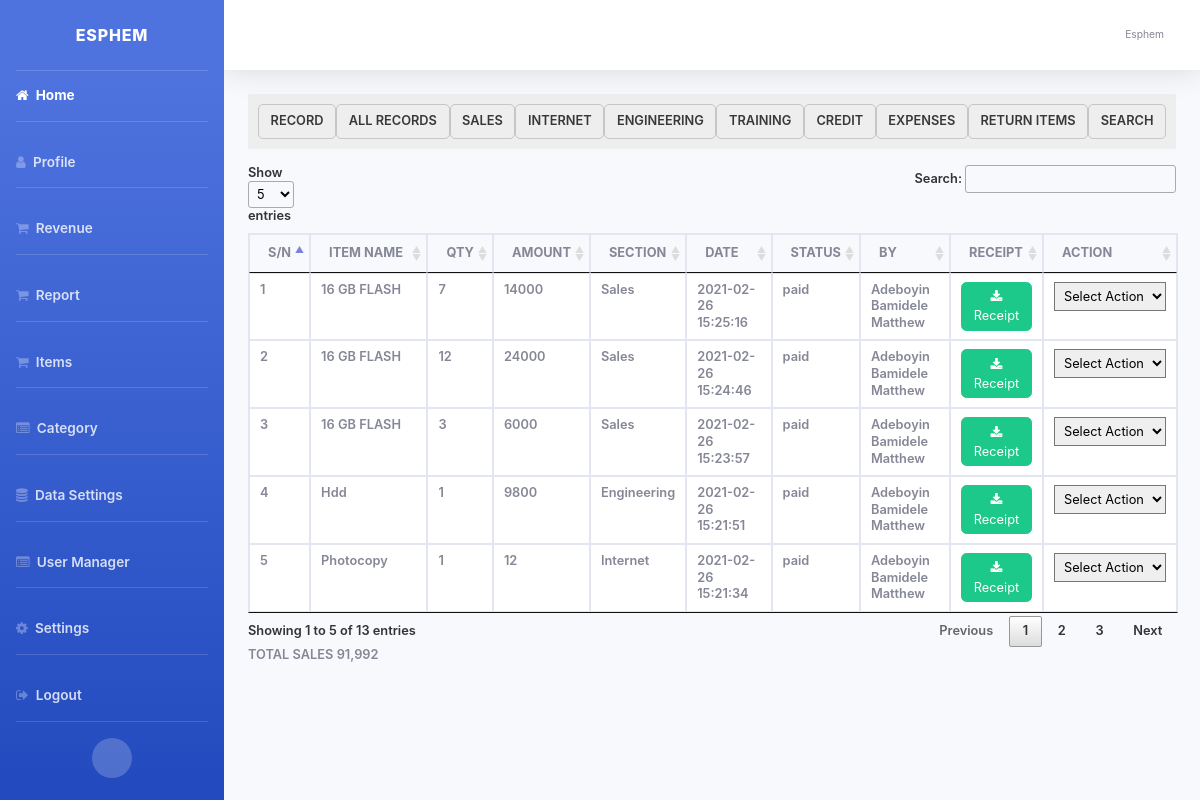
Screenshot of /dashboard/?p=revenue (signed in) with the database file from the repository.
### tables this page shows
CREATE TABLE `revenue` (
  `id` int(11) NOT NULL,
  `branch_id` int(11) NOT NULL,
  `user_id` int(11) NOT NULL,
  `item_id` int(11) NOT NULL,
  `item_name` varchar(255) NOT NULL,
  `selling_price` int(11) NOT NULL,
  `qty` int(11) NOT NULL,
  `amount` int(11) NOT NULL,
  `section` varchar(255) NOT NULL,
  `payment_type` varchar(255) NOT NULL,
  `status` varchar(11) NOT NULL DEFAULT 'paid',
  `date` timestamp NOT NULL DEFAULT current_timestamp() ON UPDATE current_timestamp(),
  `comment` text DEFAULT NULL
);

CREATE TABLE `items` (
  `id` int(11) NOT NULL,
  `category_id` int(11) NOT NULL,
  `sub_category_id` int(11) NOT NULL,
  `name` varchar(255) NOT NULL,
  `qty` int(11) NOT NULL,
  `cost_price` int(11) NOT NULL,
  `selling_price` int(11) NOT NULL,
  `image` text NOT NULL,
  `user_id` int(11) NOT NULL,
  `status` varchar(50) NOT NULL DEFAULT 'active',
  `date` timestamp NOT NULL DEFAULT current_timestamp() ON UPDATE current_timestamp()
);

CREATE TABLE `users` (
  `id` int(11) NOT NULL,
  `username` varchar(50) NOT NULL,
  `fullname` varchar(50) NOT NULL,
  `email` varchar(100) NOT NULL,
  `phone` varchar(50) NOT NULL,
  `branch_id` int(11) NOT NULL,
  `gender` varchar(50) NOT NULL,
  `password` text NOT NULL,
  `type` varchar(50) NOT NULL,
  `verification_code` text NOT NULL,
  `status` varchar(50) NOT NULL,
  `date` timestamp NOT NULL DEFAULT current_timestamp()
);

### dashboard/control/revenue.php (the view, shortened to what this page needs)
<?php
    $userid = $_SESSION['eId'];
?>
<div class="item" id="item">
    <div class="item-link-container" id="item-link-container">
        <div>
            <a href="?p=revenue" class="item-link" id="todaysales">RECORD</a>
        </div>
        <div>
            <a class="item-link" name="p-link" id="all-records">ALL RECORDS</a>
        </div>
        <div>
            <a class="item-link" name="p-link" id="sales">SALES</a>
        </div>
        <div>
            <a class="item-link" name="p-link" id="internet">INTERNET</a>
        </div>
        <div>
            <a class="item-link" name="p-link" id="engineering">ENGINEERING</a>
        </div>
        <div>
            <a class="item-link" name="p-link" id="training">TRAINING</a>
        </div>
        <div>
            <a class="item-link" name="p-link" id="credit">CREDIT</a>
        </div>
        <div>
            <a class="item-link" name="p-link" id="expenses">EXPENSES</a>
        </div>
        <div>
            <a class="item-link" name="p-link" id="return">RETURN ITEMS</a>
        </div>
        <div>
            <a class="item-link" name="p-link" id="search">SEARCH</a>
        </div>
    </div>
    <div class="show-item mt-3" id="show-item">
         <?php
            $bQuery = mysqli_query($conn, "SELECT * FROM users WHERE id=$userid");
            $branchId = mysqli_fetch_assoc($bQuery)['branch_id'];
            $revenueQuery = mysqli_query($conn, "SELECT * FROM `revenue` WHERE branch_id = $branchId ORDER BY date DESC");
            if (!$revenueQuery) {
                die("REVENUE FETCH FAILED");
            }else if(mysqli_num_rows($revenueQuery) > 0){
                echo '<table class="table table-bordered table-responsive" id="revenue-table">
                <thead>
                    <tr>
                        <th>S/N</th>
                        <th>ITEM NAME</th>
                        <th>QTY</th>
                        <th>AMOUNT</th>
                        <th>SECTION</th>
                        <th>DATE</th>
                        <th>STATUS</th>
                        <th>BY</th>
                        <th>RECEIPT</th>
                        <th>ACTION</th>
                    </tr>
                </thead>
                <tbody>';
                $sn = 1;
                $totalSales = 0;
                while ($row = mysqli_fetch_assoc($revenueQuery)) {
                    $id = $row['id'];
                    $itemId = $row['item_id'];
                    $itemName = ucwords($row['item_name']);
                    $qty = $row['qty'];
                    $amount = $row['amount'];
                    $section = ucwords($row['section']);
                    $status = $row['status'];
                    $date = $row['date'];
                    $sellerId = $row['user_id'];
                    $sellerQuery = mysqli_query($conn, "SELECT * FROM users WHERE id=$sellerId");
                    $totalSales += $amount;
                    if (!isset($sellerQuery)) {
                        die("FAILED TO VERIFY SELLER");
                    }else{
                        $fullname = ucwords(mysqli_fetch_assoc($sellerQuery)['fullname']);
                    }
                    if (strtolower($section) === 'sales') {
                         $itemNameQuery = mysqli_query($conn, "SELECT *  FROM items WHERE id=$itemId");
                        if (!$itemNameQuery) {
                            die("FAILED TO GET ITEM NAME ");
                        }else if(mysqli_num_rows($itemNameQuery) > 0){
                            $itemNewName = strtoupper(mysqli_fetch_assoc($itemNameQuery)['name']);
                        }else{
                            $itemNewName = 'ITEM NOT FOUND';
                        }
                    }else{
                        $itemNewName = $itemName;
                    }
                    echo "<tr>
                    <td>$sn</td>
                    <td>$itemNewName</td>
                    <td>$qty</td>
                    <td>$amount</td>
                    <td>$section</td>
                    <td>$date</td>
                    <td>$status</td>
                    <td>$fullname</td>
                    <td>
                        <a class='btn btn-success' id='$id' name='download-receipt' href='./dompdf/receipt.php?rid=$id' target='_blank'> <i class='fa fa-download' aria-hidden='true'></i> Receipt</a>
                    </td>
                    <td>
                        <select name='action' id='action'>
                            <option selected disabled>Select Action </option>
                            <option value='query'>Query</option>
                            <option value='edit'>Edit</option>
                        </select>
                    </td>
                </tr>";
                $sn++;
                }
                $totalSales = number_format($totalSales);
                echo "</tbody>
                </table>
                <div mb-4> TOTAL SALES $totalSales </div>
                ";
            }else{
                echo "NO SALES ON THIS BRANCH YET";
            }
         ?>
    </div>
</div>

### dashboard/view/header.php (shortened to what this page needs)
<!DOCTYPE html>
<html lang="en">
<head>
    <link rel="stylesheet" href="./vendor/fontawesome/css/font-awesome.css">
    <link href="css/sydee.css" rel="stylesheet">
    <link rel="stylesheet" href="./vendor/datatable/datatables.css">
    <link rel="stylesheet" href="css/style.css">
</head>

### dashboard/index.php
<?php
    include('./view/header.php');
?>
<body id="page-top">
    <div id="wrapper">
        <?php include "./view/sidebar.php" ?>
        <div id="content-wrapper" class="d-flex flex-column">
            <div id="content">
                <?php include "./view/navbar.php" ?>
                <div class="container-fluid" id="container-fluid">
                <?php include "./view/content.php" ?>
                </div>
            </div>
            <?php include "./view/footer.php" ?>

### dashboard/view/sidebar.php (shortened to what this page needs)
<ul class="navbar-nav bg-gradient-primary sidebar sidebar-dark accordion" id="accordionSidebar">
<a class="sidebar-brand d-flex align-items-center justify-content-center" href="../index.php">
    <div class="">ESPHEM </div>
</a>
<hr class="sidebar-divider my-0">
<li class="nav-item active">
    <a class="nav-link" href="?p=index">
    <i class="fa fa-home" aria-hidden="true"></i>
        <span>Home</span></a>
</li>
<hr class="sidebar-divider">
<li class="nav-item">
    <a class="nav-link collapsed" href="?p=profile"  >
    <i class="fa fa-user" aria-hidden="true"></i>
        <span>Profile</span>
    </a>
</li>
<hr class="sidebar-divider">
<li class="nav-item">
    <a class="nav-link collapsed" href="?p=revenue"  >
    <i class="fa fa-shopping-cart" aria-hidden="true"></i>
        <span>Revenue</span>
    </a>
</li>
<hr class="sidebar-divider">
<li class="nav-item">
    <a class="nav-link collapsed" href="?p=report"  >
    <i class="fa fa-shopping-cart" aria-hidden="true"></i>
        <span>Report</span>
    </a>
</li>
<hr class="sidebar-divider">
<li class="nav-item">
    <a class="nav-link collapsed" href="?p=items"  >
    <i class="fa fa-shopping-cart" aria-hidden="true"></i>
        <span>Items</span>
    </a>
</li>
<hr class="sidebar-divider">
<li class="nav-item">
    <a class="nav-link collapsed" href="?p=category"  >
    <i class="fa fa-list-alt" aria-hidden="true"></i>
        <span>Category</span>
    </a>
</li>
<hr class="sidebar-divider">
<li class="nav-item">
    <a class="nav-link collapsed" href="?p=data-settings"  >
    <i class="fa fa-database" aria-hidden="true"></i>
        <span>Data Settings</span>
    </a>
</li>
<hr class="sidebar-divider">
<li class="nav-item">
    <a class="nav-link collapsed" href="?p=users"  >
    <i class="fa fa-list-alt" aria-hidden="true"></i>
        <span>User Manager</span>
    </a>
</li>
<hr class="sidebar-divider">
<li class="nav-item">
    <a class="nav-link collapsed" href="?p=settings"  >
    <i class="fa fa-cog" aria-hidden="true"></i>
        <span>Settings</span>
    </a>
</li>
<hr class="sidebar-divider">
<li class="nav-item">
    <a class="nav-link collapsed" href="?p=logout"  >
    <i class="fa fa-sign-out" aria-hidden="true"></i>
        <span>Logout</span>
    </a>
</li>
<hr class="sidebar-divider d-none d-md-block">
<div class="text-center d-none d-md-inline">
    <button class="rounded-circle border-0" id="sidebarToggle">
    </button>
</div>
</ul>

### dashboard/view/navbar.php (shortened to what this page needs)
<nav class="navbar navbar-expand navbar-light bg-white topbar mb-4 static-top shadow">
                <ul class="navbar-nav ml-auto">
                    <li class="nav-item dropdown no-arrow">
                        <a class="nav-link dropdown-toggle" href="#" id="userDropdown" role="button"
                            data-toggle="dropdown" aria-haspopup="true" aria-expanded="false">
                            <span class="mr-2 d-none d-lg-inline text-gray-600 small">Esphem</span>
                        </a>
                    </li>
                </ul>
            </nav>

### dashboard/view/content.php
<?php
    if (isset($_GET['p'])) {
        $p = $_GET['p'];
        include "./control/$p.php";
    }else{
        include "./control/index.php";
    }

### dashboard/view/footer.php (shortened to what this page needs)
            </div>
    </div>
</body>
</html>

### dashboard/css/style.css (style rules this page uses)
* { margin: 0; padding: 0; box-sizing: border-box; }
#item-link-container { text-align: center; padding: 10px; display: flex; flex-wrap: wrap; background-color: #eee; justify-content: space-around; align-items: center; }
#item-link-container div { flex-grow: 1; display: flex; justify-items: center; justify-content: center; }
#item-link-container div a { display: block; align-self: center; }
a, a:hover, a:active, a:focus { text-decoration: none; cursor: pointer; color: gray; }
.item-link { color: #3a3737; height: 100%; width: 100%; display: block; padding: 8px; border: solid #8f8d8d69 0.15px; border-radius: 5px; }
#show-item { width: 100%; }
select { display: block; padding: 5px; border: solid 0.8px rgba(0, 0, 0, 0.5); outline: none; }

### rows the page displays
revenue: item.name "16 GB FLASH", qty "7", amount "14000", section "Sales", date "2021-02-26 15:25:16", status "paid", user.fullname "Adeboyin Bamidele Matthew"
revenue: item.name "16 GB FLASH", qty "12", amount "24000", section "Sales", date "2021-02-26 15:24:46", status "paid", user.fullname "Adeboyin Bamidele Matthew"
revenue: item.name "16 GB FLASH", qty "3", amount "6000", section "Sales", date "2021-02-26 15:23:57", status "paid", user.fullname "Adeboyin Bamidele Matthew"
revenue: item_name "Hdd", qty "1", amount "9800", section "Engineering", date "2021-02-26 15:21:51", status "paid", user.fullname "Adeboyin Bamidele Matthew"
revenue: item_name "Photocopy", qty "1", amount "12", section "Internet", date "2021-02-26 15:21:34", status "paid", user.fullname "Adeboyin Bamidele Matthew"

### other values shown
$totalSales "91,992"
